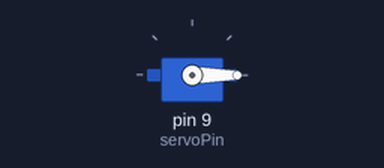
A sketch run on a simulated Arduino Uno, built with avr-gcc and run on an emulated ATmega328P. Shown: servo.

Above: at 0.05 s.
At 3.0 s:
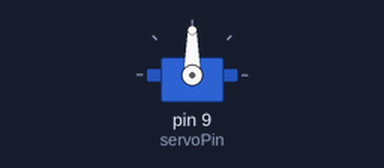
At 6.0 s:
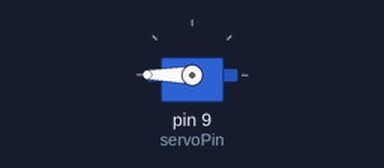
Timing chart, 0 to 7.8 s (numbered marks = the images above):
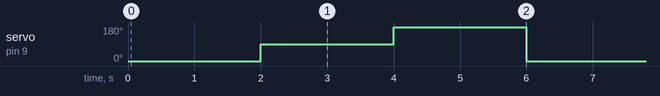

Measured:
- by itself, servo on pin 9 (servoPin): repeats every 6.0 s: 180° 2.0 s, 0° 2.0 s, 90° 2.0 s

The sketch:

Droid.ino
```cpp
#include <Servo.h>

// Create a Servo object
Servo myServo;

// Define the pin for the servo
int servoPin = 9;

void setup() {
  // Attach the servo to the pin
  myServo.attach(servoPin);
}

void loop() {
  // Move the servo to 0 degrees
  myServo.write(0);
  delay(2000); // Wait for 2 seconds

  // Move the servo to 90 degrees
  myServo.write(90);
  delay(2000); // Wait for 2 seconds

  // Move the servo to 180 degrees
  myServo.write(180);
  delay(2000); // Wait for 2 seconds
}
```
